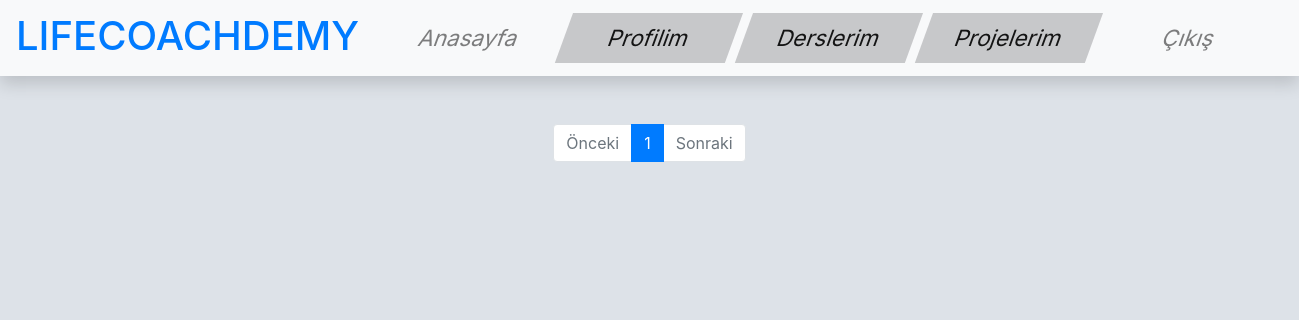
Page /contact/index/ (signed in) on the earlier database version.
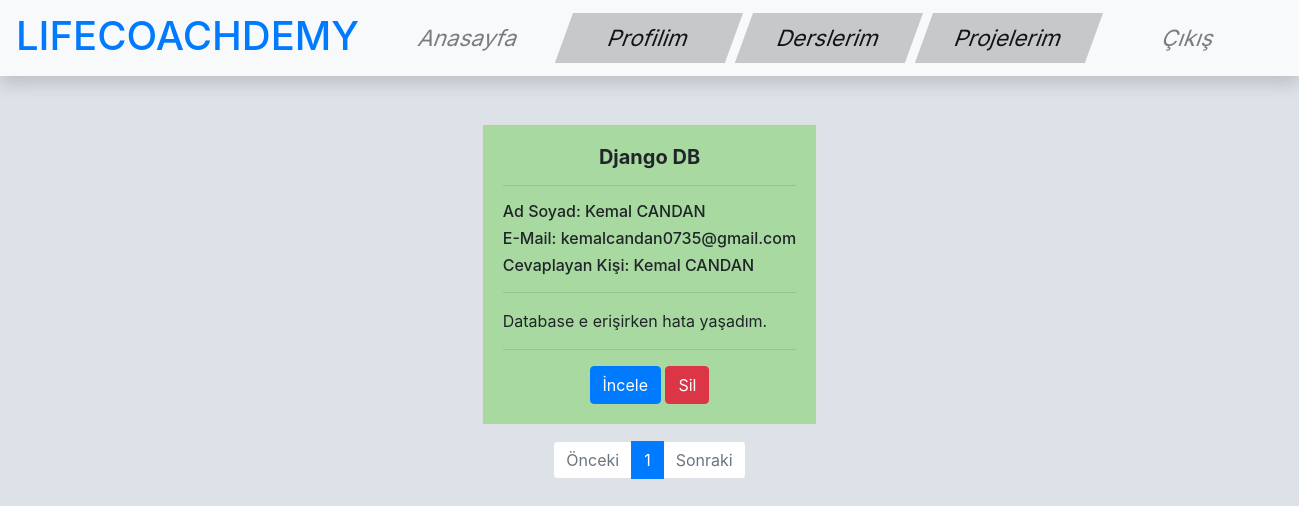
Same page on the later database version.
### contact/models.py (models this page shows, shortened)
class Contact(models.Model):
    full_name = models.CharField(max_length=250, verbose_name='Ad Soyad')
    name = models.CharField(max_length=120, verbose_name='Başlık')
    eMail = models.EmailField(verbose_name='E-mail')
    content = RichTextField(verbose_name='İçerik', null=True, blank=True)
    slug = models.SlugField(unique=True, editable=False, max_length=130)
    answered = models.BooleanField(verbose_name='Cevaplanma Durumu', default=False)
    post_answered_user = models.ForeignKey('auth.User', verbose_name='Postu Cevaplayan Kişi', on_delete=models.CASCADE, null=True, blank=True)
    def get_absolute_url(self):
        return reverse('contact:detail', kwargs={'slug': self.slug})
    def get_delete_url(self):
        return reverse('contact:delete', kwargs={'slug': self.slug})

### contact/views.py (the view, shortened to what this page needs)
def contact_index(request):
    if not request.user.is_superuser:
        return Http404()
    contact_list = Contact.objects.all()
    query = request.GET.get('q')
    paginator = Paginator(contact_list, 5)
    page = request.GET.get('sayfa')
    try:
        contacts = paginator.page(page)
    except PageNotAnInteger:
        contacts = paginator.page(1)
    except EmptyPage:
        contacts = paginator.page(paginator.num_pages)
    return render(request, 'contact/index.html', {'contacts': contacts})

### templates/contact/index.html (shortened to what this page needs)
{% extends 'base.html' %}
{% block body %}
    {% for contact in contacts %}
        <div class="container">
            <div class="row justify-content-center mt-5" style="margin-top:20px;">
                <div class="card">
                    <div class="card-body" style="background-color: {% if contact.answered %}#a7d9a0{% endif %}{% if not contact.answered %}#d9a9a0{% endif %}">
                        <h5 class="card-title" style="text-align:center;font-weight: bold;">{{ contact.name }}</h5>
                        <hr>
                        <h6>Ad Soyad: {{ contact.full_name }}</h6>
                        <h6>E-Mail: {{ contact.eMail }}</h6>
                        {% if contact.post_answered_user %}
                        <h6>Cevaplayan Kişi: {{ contact.post_answered_user.get_full_name }}</h6>
                        {% endif %}
                        <hr>
                        <p class="card-text">{{ contact.content|safe|linebreaks }}</p>
                        <hr>
                        <div style="text-align:center;">
                            <a href="{{ contact.get_absolute_url }}" class="btn btn-primary">İncele</a>
                            <a href="{{ contact.get_delete_url }}" class="btn btn-danger">Sil</a>
                        </div>
                    </div>
                </div>
            </div>
        </div>
    {% endfor %}
    <div class="row justify-content-center mt-3">
        <ul class="pagination">
            <li class="page-item {% if not contacts.has_previous %}disabled{% endif %}">
                <a class="page-link" {% if not contacts.has_previous %} href="#" {% endif %}  tabindex="-1" aria-disabled="true">Önceki</a>
            </li>
            {% for page in contacts.paginator.page_range %}
            <li class="page-item {% ifequal page contacts.number %}active{% endifequal %}"><a class="page-link" href="?sayfa={{ page }}{% if request.GET.q %}&q={{ request.GET.q }}{% endif %}">{{ page }}</a></li>
            {% endfor %}
            <li class="page-item {% if not contacts.has_next %}disabled{% endif %}">
                <a class="page-link" {% if not contacts.has_next %} href="#" {% endif %}  tabindex="-1" aria-disabled="true">Sonraki</a>
            </li>
        </ul>
    </div>
{% endblock %}

Differences in the rows shown:
added Contact: name "Django DB", full_name "Kemal CANDAN", eMail "kemalcandan0735@gmail.com", post_answered_user.get_full_name "Kemal CANDAN", content "Database e erişirken hata yaşadım."
